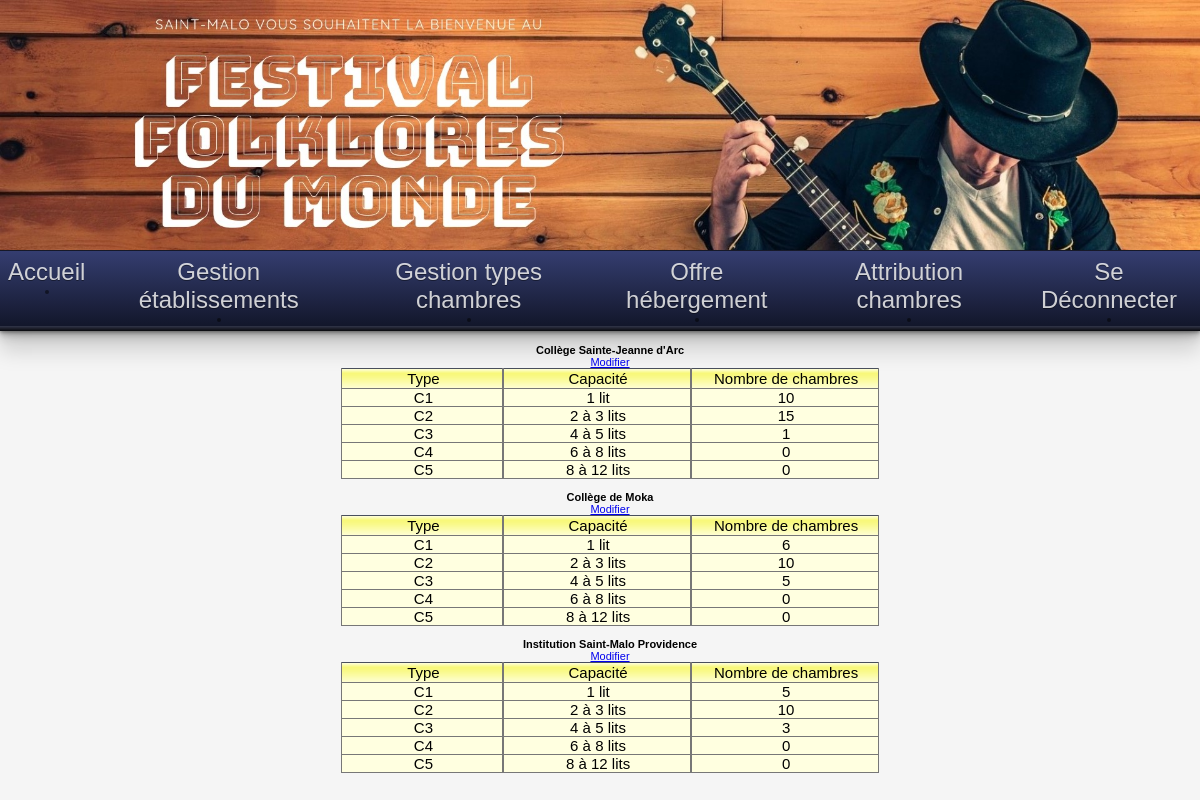
/index.php?uc=offreHeberge (signed in), run on the app's committed database.
### tables this page shows
CREATE TABLE IF NOT EXISTS `etablissement` (
  `id` char(8) NOT NULL,
  `nom` varchar(45) NOT NULL,
  `adresseRue` varchar(45) NOT NULL,
  `codePostal` char(5) NOT NULL,
  `ville` varchar(35) NOT NULL,
  `tel` varchar(13) NOT NULL,
  `adresseElectronique` varchar(70) DEFAULT NULL,
  `type` tinyint(4) NOT NULL,
  `civiliteResponsable` varchar(12) NOT NULL,
  `nomResponsable` varchar(25) NOT NULL,
  `prenomResponsable` varchar(25) DEFAULT NULL,
  PRIMARY KEY (`id`)
);

CREATE TABLE IF NOT EXISTS `typechambre` (
  `id` char(2) NOT NULL,
  `libelle` varchar(15) NOT NULL,
  PRIMARY KEY (`id`)
);

CREATE TABLE IF NOT EXISTS `offre` (
  `idEtab` char(8) NOT NULL,
  `idTypeChambre` char(2) NOT NULL,
  `nombreChambres` int(11) NOT NULL,
  PRIMARY KEY (`idEtab`,`idTypeChambre`),
  KEY `idTypeChambre` (`idTypeChambre`)
);

### modele/class.pdofestival.inc.php (called while the page is built, shortened)
<?php
class PdoFestival
{
    private static $serveur = 'mysql:host=localhost';
    private static $bdd = 'dbname=festival';
	private static $port = 'port=3307';
    private static $user = 'festival';
    private static $mdp = '';
    private static $monPdo;
    private static $monPdoFestival = null;
    private function __construct()
    {
		try{
			PdoFestival::$monPdo = new PDO(
				PdoFestival::$serveur . ';' . PdoFestival::$port . ';' . PdoFestival::$bdd,
				PdoFestival::$user,
				PdoFestival::$mdp
			);
		}catch(Exception $ex)
		{
			echo $ex->getMessage();
		}
        PdoFestival::$monPdo->query('SET CHARACTER SET utf8');
    }
    public static function getPdoFestival()
    {
        if (PdoFestival::$monPdoFestival == null) {
            PdoFestival::$monPdoFestival = new PdoFestival();
        }
        return PdoFestival::$monPdoFestival;
    }
    public function obtenirReqIdNomEtablissements()
    {
        $requetePrepare = PdoFestival::$monPdo->prepare(
            'SELECT id, nom '
            . 'FROM Etablissement '
            . 'ORDER BY id'
        );
        $requetePrepare->execute();
        return $requetePrepare->fetchAll();
    }
    public function obtenirNbEtab()
    {
        $requetePrepare = PdoFestival::$monPdo->prepare(
            'SELECT COUNT(*) AS nombreEtab FROM Etablissement'
        );
        $requetePrepare->execute();
        return $requetePrepare->fetch(PDO::FETCH_OBJ)->nombreEtab;
    }
    public function obtenirReqTypesChambres()
    {
        $requetePrepare = PdoFestival::$monPdo->prepare(
            'SELECT * FROM TypeChambre'
        );
        $requetePrepare->execute();
        return $requetePrepare->fetchAll();
    }
    public function obtenirNbTypesChambres()
    {
        $requetePrepare = PdoFestival::$monPdo->prepare(
            'SELECT COUNT(*) AS nombreTypesChambres FROM TypeChambre'
        );
        $requetePrepare->execute();
        return $requetePrepare->fetch(PDO::FETCH_OBJ)->nombreTypesChambres;
    }
    public function obtenirNbOffre($idEtab, $idTypeChambre)
    {
        $requetePrepare = PdoFestival::$monPdo->prepare(
            'SELECT nombreChambres '
            . 'FROM Offre '
            . 'WHERE idEtab=:unIdEtab AND idTypeChambre=:unIdTypeChambre'
        );
        $requetePrepare->bindParam(':unIdEtab', $idEtab, PDO::PARAM_STR);
        $requetePrepare->bindParam(':unIdTypeChambre', $idTypeChambre, PDO::PARAM_STR);
        $requetePrepare->execute();
        $res = $requetePrepare->fetch(PDO::FETCH_OBJ);
        return ($res) ? $res->nombreChambres : 0;
    }
}

### vues/OffreHebergement/v_ConsulterOffreHebergement.php (the view, shortened to what this page needs)
<?php
if ($nbEtab != 0 && $nbTypesChambres != 0) {
    foreach ($lesEtabs as $unEtab) {
        $idEtab = $unEtab['id'];
        $nom = $unEtab['nom'];
        ?>
        <strong><?= $nom ?></strong><br>
        <a href='?uc=offreHeberge&action=demanderModifierOffre&idEtab=<?= $idEtab ?>'>Modifier</a>
        <table width='45%' cellspacing='0' cellpadding='0' class='tabQuadrille'>
            <tr class='enTeteTabQuad'>
                <td width='30%'>Type</td>
                <td width='35%'>Capacité</td>
                <td width='35%'>Nombre de chambres</td>
            </tr>
            <?php
            $lesTypesChambres = $pdo->obtenirReqTypesChambres();
            foreach ($lesTypesChambres as $unTypeChambre) {
                $idTypeChambre = $unTypeChambre['id'];
                $libelle = $unTypeChambre['libelle'];
                ?>
                <tr class='ligneTabQuad'>
                    <td><?= $idTypeChambre ?></td>
                    <td><?= $libelle ?></td>
                    <?php
                    $nbOffre = $pdo->obtenirNbOffre($idEtab, $idTypeChambre);
                    ?>
                    <td><?= $nbOffre ?></td>
                </tr>
                <?php
            }
            ?>
        </table><br>
        <?php
    }
}

### vues/v_debut.inc.php (shortened to what this page needs)
<!DOCTYPE HTML PUBLIC "-//W3C//DTD HTML 4.01 Transitional//EN"
    "http://www.w3.org/TR/html4/loose.dtd">
<html lang="fr">
    <head>
        <link href="css/cssGeneral.css" rel="stylesheet" type="text/css">
        <link href="css/cssOnglets.css" rel="stylesheet" type="text/css">
        <?php
        $uc = filter_input(INPUT_GET, 'uc', FILTER_SANITIZE_STRING);
        switch ($uc) {
            case 'offreHeberge':
                echo '<link href="../css/css_OffreHebergement.css" rel="stylesheet" type="text/css"/>';
                break;
        }
        ?>
    </head>
    <body class='basePage'>
        <img id="banniere" src="images/banniere.jpg" alt=""/>
        <?php include('includes/onglets.inc.php'); ?>
    <nav>
        <ul>
            <?php construireMenu('Accueil', 'index.php', 1); ?>
            <?php if (isset($_COOKIE['username'])) {
                construireMenu('Se Déconnecter', 'index.php?uc=deconnecter', 6);} ?>        </ul>
    </nav>
    <table class="TabOnglet">
        <tr>
            <td class="basePage">

### includes/onglets.inc.php (shortened to what this page needs)
<?php
function construireMenu($nom, $adr, $i) {
    $url = filter_input(INPUT_SERVER, 'PHP_SELF', FILTER_SANITIZE_URL);
    $queryString = filter_input(INPUT_SERVER, 'QUERY_STRING', FILTER_SANITIZE_STRING);
    if ($queryString !== '') {
        $pageActuelle = substr($url, strrpos($url, '/') + 1) . '?' . $queryString;
    } else {
        $pageActuelle = substr($url, strrpos($url, '/') + 1);
    }
    if ($pageActuelle === $adr) {
        echo '<li class="onglet" name="' . $nom . '"><a href="">' . $nom . '</a></li>';
    } else {
        echo '<li class="onglet"><a href="' . $adr . '">' . $nom . '</a></li>';
    }
}

### index.php (shortened to what this page needs)
<?php
require_once 'modele/class.pdofestival.inc.php';
$pdo = PdoFestival::getPdoFestival();
require 'vues/v_debut.inc.php';
if((empty($_COOKIE['username']) || $uc === 'deconnecter' )){
    include 'controleurs/c_Login.php';
    $uc = 'accueil';
} else if ($_COOKIE['username'] === 'admin'){
    switch ($uc) {
        case 'offreHeberge':
            include './controleurs/c_OffreHebergement.php';
            break;
    }
}
require 'vues/v_fin.inc.php';

### controleurs/c_OffreHebergement.php (shortened to what this page needs)
<?php
$action = filter_input(INPUT_GET, 'action', FILTER_SANITIZE_STRING);
if (empty($action)) {
    $action = 'initial';
}
switch ($action) {
    case 'initial' :
        $nbEtab = $pdo->obtenirNbEtab();
        $nbTypesChambres = $pdo->obtenirNbTypesChambres();
        $lesEtabs = $pdo->obtenirReqIdNomEtablissements();
        include 'vues/OffreHebergement/v_ConsulterOffreHebergement.php';
        break;
}

### vues/v_fin.inc.php (shortened to what this page needs)
                </td>
            </tr>
        </table>
    </body>
</html>

### css/cssGeneral.css (style rules this page uses)
body { margin:0; overflow: hidden; overflow-y: scroll; }
.basePage { background-color:whitesmoke; color:black; font:11px Arial, Helvetica, sans-serif; }
.basePage * { margin:0 auto; text-align: center; }
td.basePage { background-color: rgba(255, 255, 255, 0); }
.TabOnglet { margin: 10px; }
td,tr,div,p { font:11px Arial, Helvetica, sans-serif; }
table.tabQuadrille td { border-bottom:1px solid #777777; border-right:1px solid #777777; border-left:1px solid #777777; border-top:1px #777777; padding-left:3px; }
tr.enTeteTabQuad { background-image:url('../images/xpBarre.jpg'); background-color:#FFFFC0; color:black; height:21px; text-align:center; }
tr.ligneTabQuad { background-color:#FFFFE0; color:black; text-align:left; }
img { width: 100%; display: flex; }
.TabOnglet { width: 100% !important; }
.tabQuadrille * { font-size: 15px; }

### css/cssOnglets.css (style rules this page uses)
nav ul { display: table; width: 100%; height: 50px; margin: 100px auto; padding: 0; background: #353E71; background: linear-gradient(#353E71, #101426); box-shadow: 0 1px 3px rgba(0, 0, 0, .3), 0 3px 5px rgba(0, 0, 0, .2), 0 5px 10px rgba(0, 0, 0, .2), 0 20px 20px rgba(0, 0, 0, .15); }
nav ul li { display: table-cell; height: 100%; box-shadow: 0 1px 0 rgba(10, 10, 10, .7) inset, 0 -1px 0 hsl(229, 20%, 6%) inset, 0 -2px 0 hsl(229, 20%, 10%) inset, 0 -3px 0 hsl(229, 20%, 14%) inset, 0 -4px 0 hsl(229, 20%, 18%) inset, 0 -5px 0 hsl(229, 20%, 22%) inset; color: white; text-align: center; }
nav ul li a { display: block; text-align: center; font-size: 24px; color: rgba(255, 255, 255, .8); text-decoration: none; padding: 8px 8px 17px 8px; text-shadow: 0 1px 0 rgba(0, 0, 0, .4); transition: all .3s .1s; position: relative; }
ul li a::before { content: ''; position: absolute; left: 50%; bottom: 9px; margin-left: -2px; width: 4px; height: 4px; border-radius: 50%; background: rgba(0, 0, 0, .5); }

### data on the page
etablissement: nom "Collège Sainte-Jeanne d'Arc", id.nombreChambres "10", id.nombreChambres "15", id.nombreChambres "1"
typechambre: id "C1", libelle "1 lit"
typechambre: id "C2", libelle "2 à 3 lits"
typechambre: id "C3", libelle "4 à 5 lits"
typechambre: id "C4", libelle "6 à 8 lits", nbOffre "0"
typechambre: id "C5", libelle "8 à 12 lits", nbOffre "0"
etablissement: nom "Collège de Moka", id.nombreChambres "6", id.nombreChambres "10", id.nombreChambres "5"
etablissement: nom "Institution Saint-Malo Providence", id.nombreChambres "5", id.nombreChambres "10", id.nombreChambres "3"

### other printed values
$nom "Accueil Gestion établissements Gestion types chambres Offre hébergement Attribution chambres Se Déconnecter"
